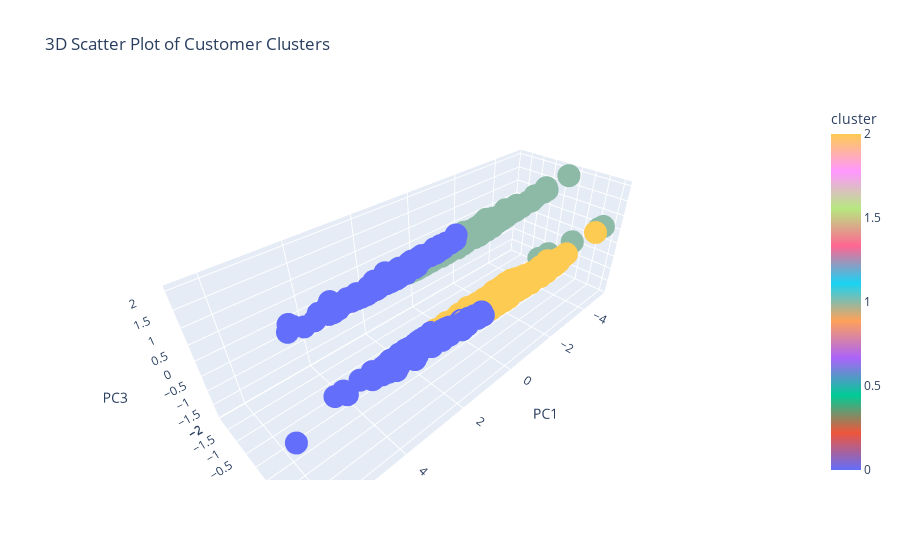

Notebook cell for this chart:
### Markdown cell above
## 1. Cluster 0:
To re-engage this segment,We should send them attractive and high-value coupons to bring them back to the store (discounts on frequently purchased items,free items for returning to the store) may be a good solution.Offering them personalized, time-limited offers to encourage them to return is a good option too.
## 2. Cluster 1: 
We should keep these customers loyal with regular coupons but we should focus on increasing their basket size by offering bundled discounts (buy two items and get one free) or coupons for products they haven’t purchased recently to encourage variety in their purchases.
## 3. Cluster 2: 
To maximize the value from this group, we should offer more personalized and targeted coupons by focusing on optimizing the types of offers they receive to avoid coupon burnout.We can send them coupons based on their past purchase behavior also, we should offer loyalty rewards or exclusive benefits for their continued engagement and loyalty but without overloading them with offers.

### Code cell
from sklearn.decomposition import PCA
import plotly.express as px
pca=PCA(n_components=3)
principal_components=pca.fit_transform(scaled_features)
customer_profiles[['pc1','pc2','pc3']]=principal_components
fig = px.scatter_3d(customer_profiles,x='pc1',y='pc2',z='pc3',color='cluster',
                    title='3D Scatter Plot of Customer Clusters',
                    labels={'pc1': 'PC1', 'pc2': 'PC2', 'pc3': 'PC3'},
                    color_continuous_scale=px.colors.qualitative.Plotly)

fig.update_layout(scene=dict(
                    xaxis_title='PC1',
                    yaxis_title='PC2',
                    zaxis_title='PC3'))

fig.show()

### Figure 1 — Plotly figure (JSON) as saved in the notebook; plotly's stock layout.template omitted (floating-point values rounded to 4 significant figures; data arrays with more than 128 entries replaced by an {"elided": "..."} marker saying what was removed)
{"data": [{"hovertemplate": "PC1=%{x}<br>PC2=%{y}<br>PC3=%{z}<br>cluster=%{marker.color}<extra></extra>", "legendgroup": "", "marker": {"color": {"elided": "1000 int values"}, "coloraxis": "coloraxis", "symbol": "circle"}, "mode": "markers", "name": "", "scene": "scene", "showlegend": false, "type": "scatter3d", "x": {"elided": "1000 float values"}, "y": {"elided": "1000 float values"}, "z": {"elided": "1000 float values"}}], "layout": {"coloraxis": {"colorbar": {"title": {"text": "cluster"}}, "colorscale": [[0, "#636EFA"], [0.1111, "#EF553B"], [0.2222, "#00CC96"], [0.3333, "#AB63FA"], [0.4444, "#FFA15A"], [0.5556, "#19D3F3"], [0.6667, "#FF6692"], [0.7778, "#B6E880"], [0.8889, "#FF97FF"], [1, "#FECB52"]]}, "legend": {"tracegroupgap": 0}, "scene": {"domain": {"x": [0, 1], "y": [0, 1]}, "xaxis": {"title": {"text": "PC1"}}, "yaxis": {"title": {"text": "PC2"}}, "zaxis": {"title": {"text": "PC3"}}}, "title": {"text": "3D Scatter Plot of Customer Clusters"}}}
